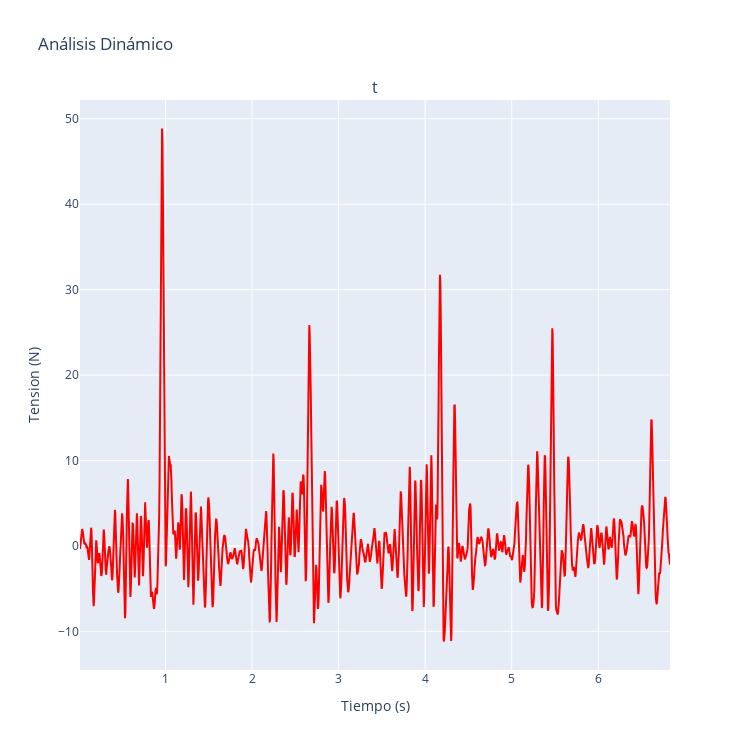

Write notebook code for a chart like this one.
### Code cell
#Elegir dataframe
dfGTension = df_tension

fig = make_subplots(rows=1, cols=1, subplot_titles=("tension/Tiempo"))

fig.update_yaxes(title_text="Tension (N)", row=1, col=1)
fig.update_xaxes(title_text="Tiempo (s)", row=1, col=1)
fig.add_trace(go.Scatter(x=dfGTension['time(sec)'], y=dfGTension['tension'], mode='lines', marker=dict(color='red'), name='tension'), row=1, col=1)


fig.update_layout(height=750, width=750, title_text="Análisis Dinámico", showlegend=False)

fig.show()

### Figure 1 — Plotly figure (JSON) as saved in the notebook; plotly's stock layout.template omitted (floating-point values rounded to 4 significant figures; data arrays with more than 128 entries replaced by an {"elided": "..."} marker saying what was removed)
{"data": [{"marker": {"color": "red"}, "mode": "lines", "name": "tension", "type": "scatter", "x": {"elided": "1640 float values"}, "xaxis": "x", "y": {"elided": "1640 float values"}, "yaxis": "y"}], "layout": {"annotations": [{"font": {"size": 16}, "showarrow": false, "text": "t", "x": 0.5, "xanchor": "center", "xref": "paper", "y": 1, "yanchor": "bottom", "yref": "paper"}], "height": 750, "showlegend": false, "title": {"text": "Análisis Dinámico"}, "width": 750, "xaxis": {"anchor": "y", "domain": [0, 1], "title": {"text": "Tiempo (s)"}}, "yaxis": {"anchor": "x", "domain": [0, 1], "title": {"text": "Tension (N)"}}}}
